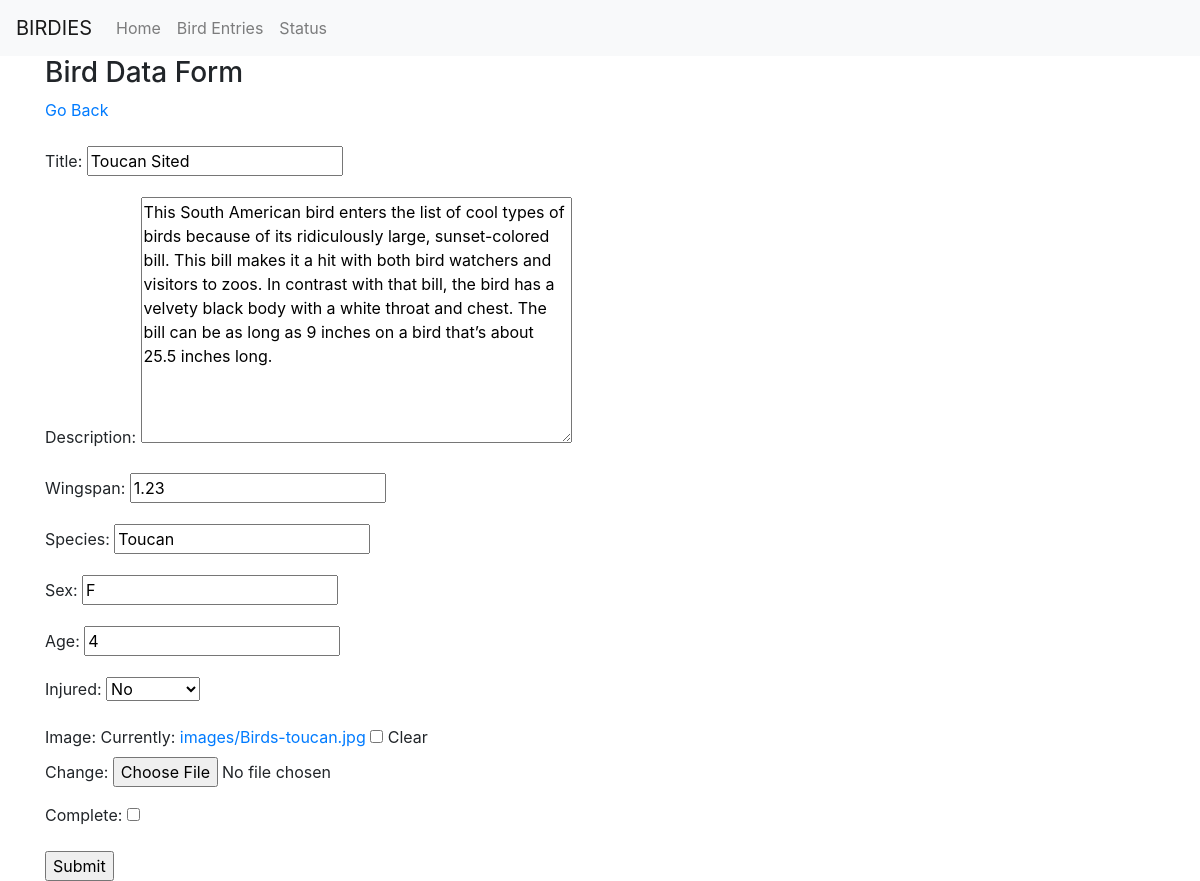
The app's page /task-update/41/ (signed in) with its own data.
### base/models.py (models this page shows, shortened)
class Task(models.Model):
    user = models.ForeignKey(User, on_delete=models.CASCADE, null=True, blank=True)
    title = models.CharField(max_length=200)
    description = models.TextField(null=True, blank=True)
    complete = models.BooleanField(default=False)
    created = models.DateTimeField(auto_now_add=True)
    image = models.ImageField(upload_to='images/', blank=True, null=True)
    data = models.TextField(null=True, blank=True)
    wingspan = models.DecimalField(max_digits=5, decimal_places=2, blank=True, null=True)
    species = models.CharField(max_length=25,  blank=True, null=True)
    sex = models.CharField(max_length=1,  blank=True, null=True)
    age = models.IntegerField(blank=True, null=True)
    injured = models.BooleanField(default=False, null=True)
    class Meta:
        ordering = ['complete']

### base/views.py (the view)
# urls.py: path('task-update/<int:pk>/', TaskUpdate.as_view(), name='task-update'),
class TaskUpdate(LoginRequiredMixin, UpdateView):
    model = Task
    fields = ['title', 'description', 'wingspan', 'species', 'sex', 'age','injured', 'image', 'complete']
    success_url = reverse_lazy('tasks')

### base/templates/base/task_form.html (shortened to what this page needs)
{%extends "guide.html"%}{% csrf_token %} {%block title%} Home Page {% endblock %}
{%block content %}
<h3> Bird Data Form </h3>
<a href="{% url 'tasks' %}">Go Back</a>
<br><br>
<form method="POST", action="", enctype="multipart/form-data">
    {{form.as_p}}
    <input type="submit" value="Submit">
</form>
{% endblock %}

### records on screen
Task: title "Toucan Sited", description "This South American bird enters the list of cool types of birds because of its ridiculously large, sunset-colored bill. This bill makes it a hit with both bird watchers and visitors to zoos. In contrast with that bill, the bird has a velvety black body with a white throat and chest. The bill can be as long as 9 inches on a bird that’s about 25.5 inches long.", wingspan "1.23", species "Toucan", sex "F", age "4", injured "No"
